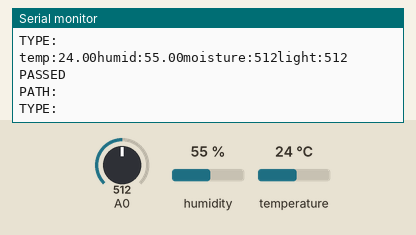
Recording of a sketch running on a simulated ESP8266 (NodeMCU). Parts: the last lines printed to the serial monitor. Inputs (shaded band) come from the test bench; at power-on: humidity 55 %, A0 = 512, temperature 24 °C. WiFi joins after 1.5 s; servers stay silent unless stated.

Above: at 2.7 s.
2.8 s: humidity set to 22 %
At 3.64 s:
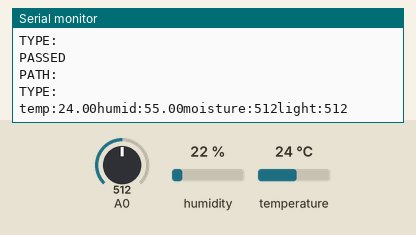
4.3 s: A0 set to 716
At 4.66 s:
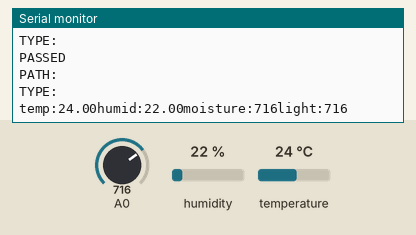
5.8 s: temperature set to 12 °C
At 6.37 s:
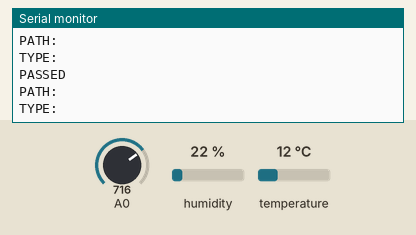
7.3 s: A0 set to 900
At 7.67 s:
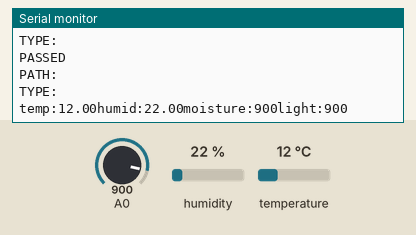
8.8 s: humidity set to 40 %
At 10.67 s:
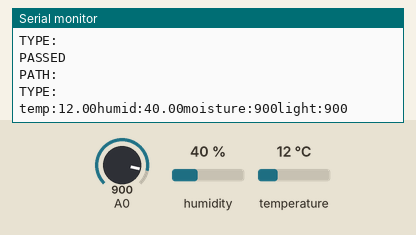
Timing chart, 0 to 11.3 s (numbered marks = the images above; inputs shaded):
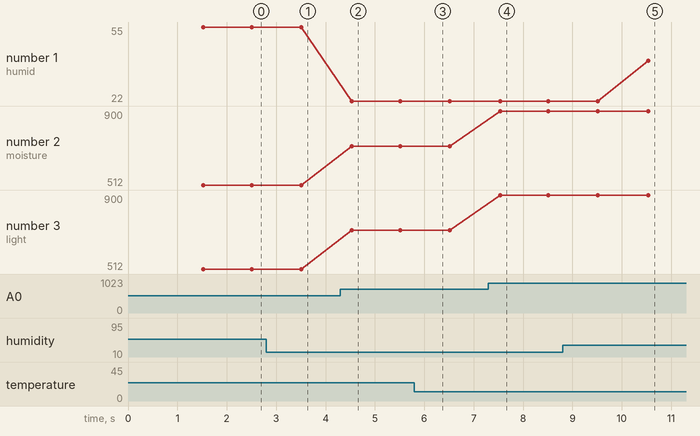

The sketch:

farmeaze_device.ino
```cpp
#include <Arduino.h>
#if defined(ESP32)
  #include <WiFi.h>
  #define DHTPIN 21
#elif defined(ESP8266)
  #include <ESP8266WiFi.h>
  #define DHTPIN D1
#endif
#include <Firebase_ESP_Client.h>

//Provide the token generation process info.
#include "addons/TokenHelper.h"
//Provide the RTDB payload printing info and other helper functions.
#include "addons/RTDBHelper.h"

// Insert your network credentials
#define WIFI_SSID "WIFISSID"
#define WIFI_PASSWORD "WIFIPASSWORD"

// Insert Firebase project API Key
#define API_KEY "thisapiishiddencuzofsecurity"

// Insert RTDB URLefine the RTDB URL */
#define DATABASE_URL "https://database.off.firebase.app"
#include <DHT.h>
#define DHTTYPE DHT11
DHT dht(DHTPIN, DHTTYPE);

//Define Firebase Data object
FirebaseData fbdo;

FirebaseAuth auth;
FirebaseConfig config;

unsigned long sendDataPrevMillis = 0;
int count = 0;
bool signupOK = false;

void setup(){
  Serial.begin(115200);
  WiFi.begin(WIFI_SSID, WIFI_PASSWORD);
  Serial.print("Connecting to Wi-Fi");
  while (WiFi.status() != WL_CONNECTED){
    Serial.print(".");
    delay(300);
  }
  Serial.println();
  Serial.print("Connected with IP: ");
  Serial.println(WiFi.localIP());
  Serial.println();
  dht.begin();

  /* Assign the api key (required) */
  config.api_key = API_KEY;

  /* Assign the RTDB URL (required) */
  config.database_url = DATABASE_URL;

  /* Sign up */
  if (Firebase.signUp(&config, &auth, "", "")){
    Serial.println("ok");
    signupOK = true;
  }
  else{
    Serial.printf("%s\n", config.signer.signupError.message.c_str());
  }

  /* Assign the callback function for the long running token generation task */
  config.token_status_callback = tokenStatusCallback; //see addons/TokenHelper.h

  Firebase.begin(&config, &auth);
  Firebase.reconnectWiFi(true);
}

void loop(){
  if (Firebase.ready() && signupOK && (millis() - sendDataPrevMillis > 1000)){
    sendDataPrevMillis = millis();

    float t= dht.readTemperature();
    float h= dht.readHumidity();
    int m= analogRead(33);
    delay(2);
    Serial.print("temp:"+String(t));
    Serial.print("humid:"+String(h));
    Serial.print("moisture:"+String(m));
    Serial.println("light:"+String(analogRead(32)));


    // Write an Int number on the database path test/int
    if (isnan(h))h=0;
    else{
    if (Firebase.RTDB.setFloat(&fbdo, "device0/humidity", h)){
      Serial.println("PASSED");
      Serial.println("PATH: " + fbdo.dataPath());
      Serial.println("TYPE: " + fbdo.dataType());
    }
    else {
      Serial.println("FAILED");
      Serial.println("REASON: " + fbdo.errorReason());
    }
    }
    count++;

    // Write an Float number on the database path test/float
    if (isnan(t))t=0;
    else{
    if (Firebase.RTDB.setFloat(&fbdo, "device0/temperature",  t)){
      Serial.println("PASSED");
      Serial.println("PATH: " + fbdo.dataPath());
      Serial.println("TYPE: " + fbdo.dataType());
    }
    else {
      Serial.println("FAILED");
      Serial.println("REASON: " + fbdo.errorReason());
    }}


    if (Firebase.RTDB.setInt(&fbdo, "device0/moisture", m)){
      Serial.println("PASSED");
      Serial.println("PATH: " + fbdo.dataPath());
      Serial.println("TYPE: " + fbdo.dataType());
    }
    else {
      Serial.println("FAILED");
      Serial.println("REASON: " + fbdo.errorReason());
    }
    if (Firebase.RTDB.setInt(&fbdo, "device0/light",  analogRead(32))){
      Serial.println("PASSED");
      Serial.println("PATH: " + fbdo.dataPath());
      Serial.println("TYPE: " + fbdo.dataType());
    }
    else {
      Serial.println("FAILED");
      Serial.println("REASON: " + fbdo.errorReason());
    }
  }
}
```

Measured:
- after the input at 4.3 s, the serial monitor: prints a new line after 0.23 s (image 2)
- after the input at 7.3 s, the serial monitor: prints a new line after 0.24 s (image 4)
- after the input at 8.8 s, the serial monitor: prints a new line after 1.7 s (image 5)
- plotted number 1: 22 → 40 after the input at 8.8 s
- plotted number 2: 512 → 716 after the input at 4.3 s, 716 → 900 after the input at 7.3 s
- plotted number 3: 512 → 716 after the input at 4.3 s, 716 → 900 after the input at 7.3 s
